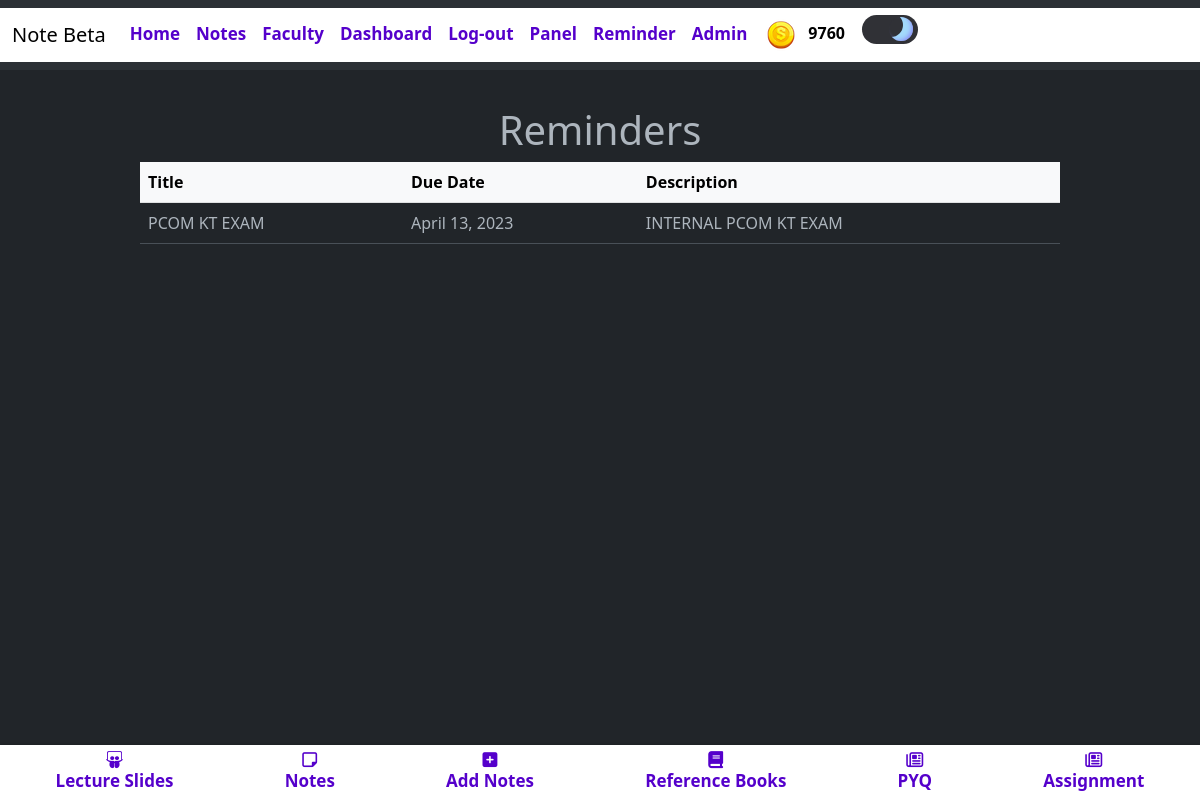
/reminder_list/ (signed in), run on an earlier commit of the app's database.
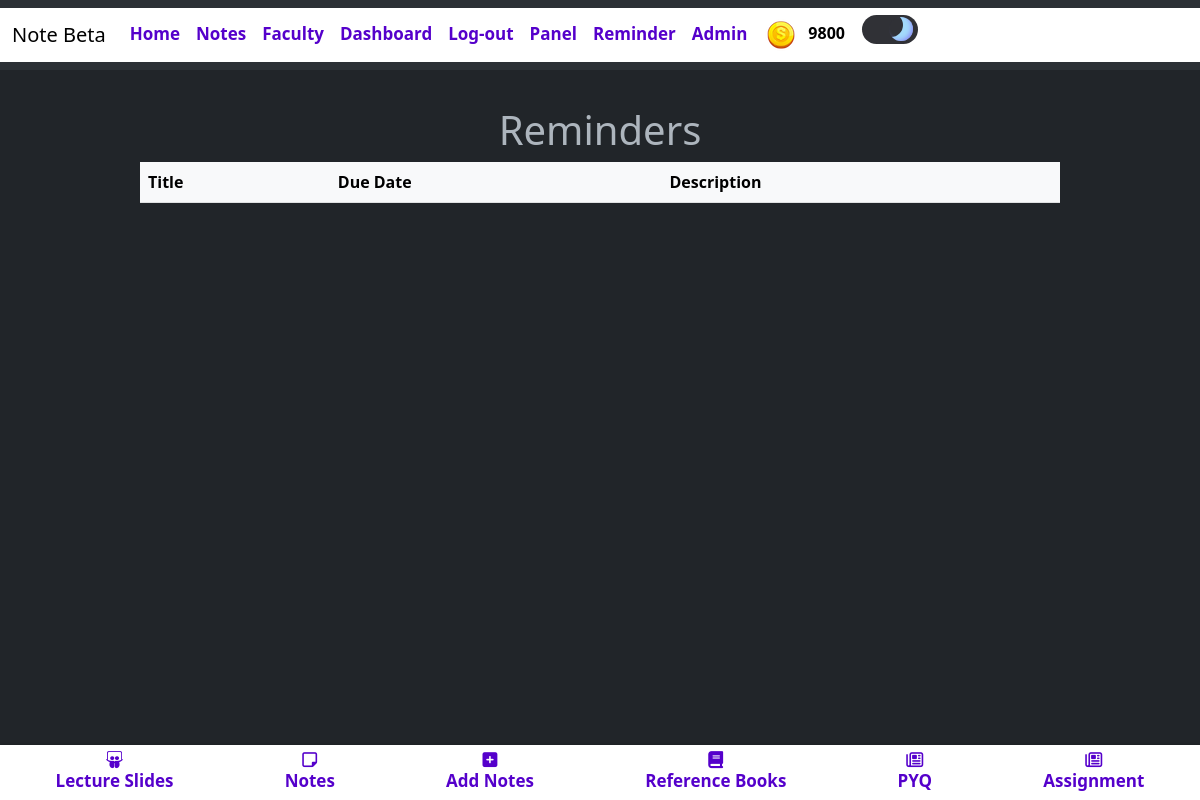
And on a later commit of the database.
### blogapp/models.py (models this page shows, shortened)
class UserAccount(AbstractBaseUser, PermissionsMixin):
    email = models.CharField(max_length = 50,unique=True)
    name = models.CharField(max_length=200)
    is_active = models.BooleanField(default=True)
    is_mod = models.BooleanField(default=False)
    is_nUser = models.BooleanField(default=True)
    is_staff = models.BooleanField(default=False)
    coins_scored = models.IntegerField(default=100,null=True,blank=True)
    rank = models.IntegerField(default=0)
    bookmarks = models.ManyToManyField('blogapp.Notes', blank=True)
    is_emailVerified = models.BooleanField(default=False)
    objects = UserAccountManager()
    USERNAME_FIELD = 'email'
    REQUIRED_FIELDS = ['name']

class Reminder(models.Model):
    title = models.CharField(max_length=200)
    due_date = models.DateField(auto_now=False,auto_now_add=False)
    description = models.TextField(blank=True)

### blogapp/views.py (the view)
# urls.py: path('reminder_list/', views.reminder_list, name='reminder_list'),
def reminder_list(request):
    reminders = Reminder.objects.all()
    return render(request, 'main/reminder_list.html', {'reminders': reminders})

### templates/main/reminder_list.html (shortened to what this page needs)
{% extends 'index.html' %}
{% block content %}
<center>
<div class="container">
  <h1>Reminders</h1>
  <table class="table">
    <thead class="table-light">
      <tr>
        <th>Title</th>
        <th>Due Date</th>
        <th>Description</th>
      </tr>
    </thead>
    <tbody>
      {% for reminder in reminders %}
        <tr>
          <td>{{ reminder.title }}</td>
          <td>{{ reminder.due_date }}</td>
          <td>{{ reminder.description }}</td>
        </tr>
      {% endfor %}
    </tbody>
  </table>
</div>
</center>
{% endblock %}

### templates/components/header.html (shortened to what this page needs)
{% load static %}
<nav class="navbar navbar-expand-lg bg-body-tertiary" >
    <div class="container-fluid" style="background-color: white;">
      <a class="navbar-brand mb-0 h1" href="{% url 'notes'%}" style="color: black;">Note Beta</a>
      <div class="collapse navbar-collapse" id="navbarTogglerDemo03">
        <ul class="navbar-nav me-auto mb-2 mb-lg-0" >
          {% if user.is_authenticated %}
          <li class="nav-item">
            <a class="nav-link abc" href="{% url 'home' %}" >Home</a>
          </li>
          <li class="nav-item" >
            <a class="nav-link abc" href="{% url 'notes' %}" >Notes</a>
          </li>
          <li class="nav-item" >
            <a class="nav-link abc" href="{% url 'teacher' %}" >Faculty</a>
          </li>
          <li class="nav-item" >
            <a class="nav-link abc" href="{% url 'dashboard' %}" >Dashboard</a>
          </li>
          <li class="nav-item">
            <a class="nav-link abc" href="{% url 'logout' %}" >Log-out</a>
          </li>
          {% endif %}
          {% if user.is_superuser %}
          <li class="nav-item">
            <a class="nav-link abc" href="{% url 'adminResponse' %}" >Panel</a>
          </li>
          <li class="nav-item">
            <a class="nav-link abc" href="{% url 'add_reminder' %}" >Reminder</a>
          </li>
            <li class="nav-item">
            <a class="nav-link abc" href="{% url 'admin:index' %}" >Admin</a>
          </li>
          {% endif %}
          {% if user.is_authenticated %}
          <table class="coins">
          <th>
          <img src="{% static 'images/coin.png' %}" alt="">
          </th>
          <th>
          <p class="cna" id="cna" style="color: black;">{{ user.coins_scored }}</p>
          </th>
          </table>
    {% endif %}
            <label class="switch">
              <span class="slider"></span>
            </label>
      </div>
    </div>
  </nav>

What changed in the data, as far as the page shows it:
removed Reminder: title "PCOM KT EXAM", due_date "April 13, 2023", description "INTERNAL PCOM KT EXAM"
changed UserAccount: coins_scored "9760" → "9800"
